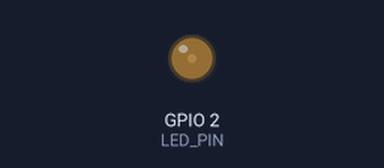
A sketch run on a simulated ESP32. Shown: output pins drawn as LEDs (lit = HIGH).

Above: at 0.05 s.
At 0.2 s:
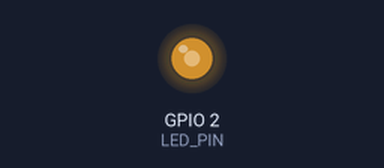
At 0.3 s:
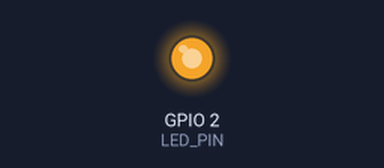
At 0.55 s:
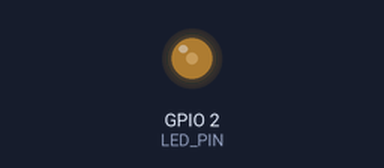
Timing chart, 0 to 3.0 s (numbered marks = the images above):
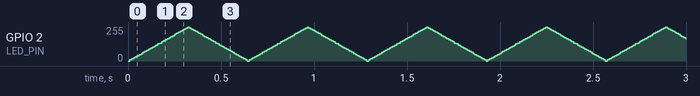

The sketch:

LedSoftFade.ino
```cpp
// use first channel of 16 channels (started from zero)
#define LEDC_CHANNEL_0     0

// use 13 bit precission for LEDC timer
#define LEDC_TIMER_13_BIT  13

// use 5000 Hz as a LEDC base frequency
#define LEDC_BASE_FREQ     5000

// fade LED PIN (replace with LED_BUILTIN constant for built-in LED)
#define LED_PIN            2

int brightness = 0;    // how bright the LED is
int fadeAmount = 8;    // how many points to fade the LED by

// Arduino like analogWrite
// value has to be between 0 and valueMax
void ledcAnalogWrite(uint8_t channel, uint32_t value, uint32_t valueMax = 255)
{
  // calculate duty, 8191 from 2 ^ 13 - 1
  uint32_t duty = (8191 / valueMax) * min(value, valueMax);

  // write duty to LEDC
  ledcWrite(channel, duty);
}

void setup()
{
  // Setup timer and attach timer to a led pin
  ledcSetup(LEDC_CHANNEL_0, LEDC_BASE_FREQ, LEDC_TIMER_13_BIT);
  ledcAttachPin(LED_PIN, LEDC_CHANNEL_0);
}

void loop()
{
  // set the brightness on LEDC channel 0
  ledcAnalogWrite(LEDC_CHANNEL_0, brightness);

  // change the brightness for next time through the loop:
  brightness = brightness + fadeAmount;

  // reverse the direction of the fading at the ends of the fade:
  if (brightness <= 0 || brightness >= 255) {
    fadeAmount = -fadeAmount;
  }
  // wait for 10 milliseconds to see the dimming effect
  delay(10);
}
```
